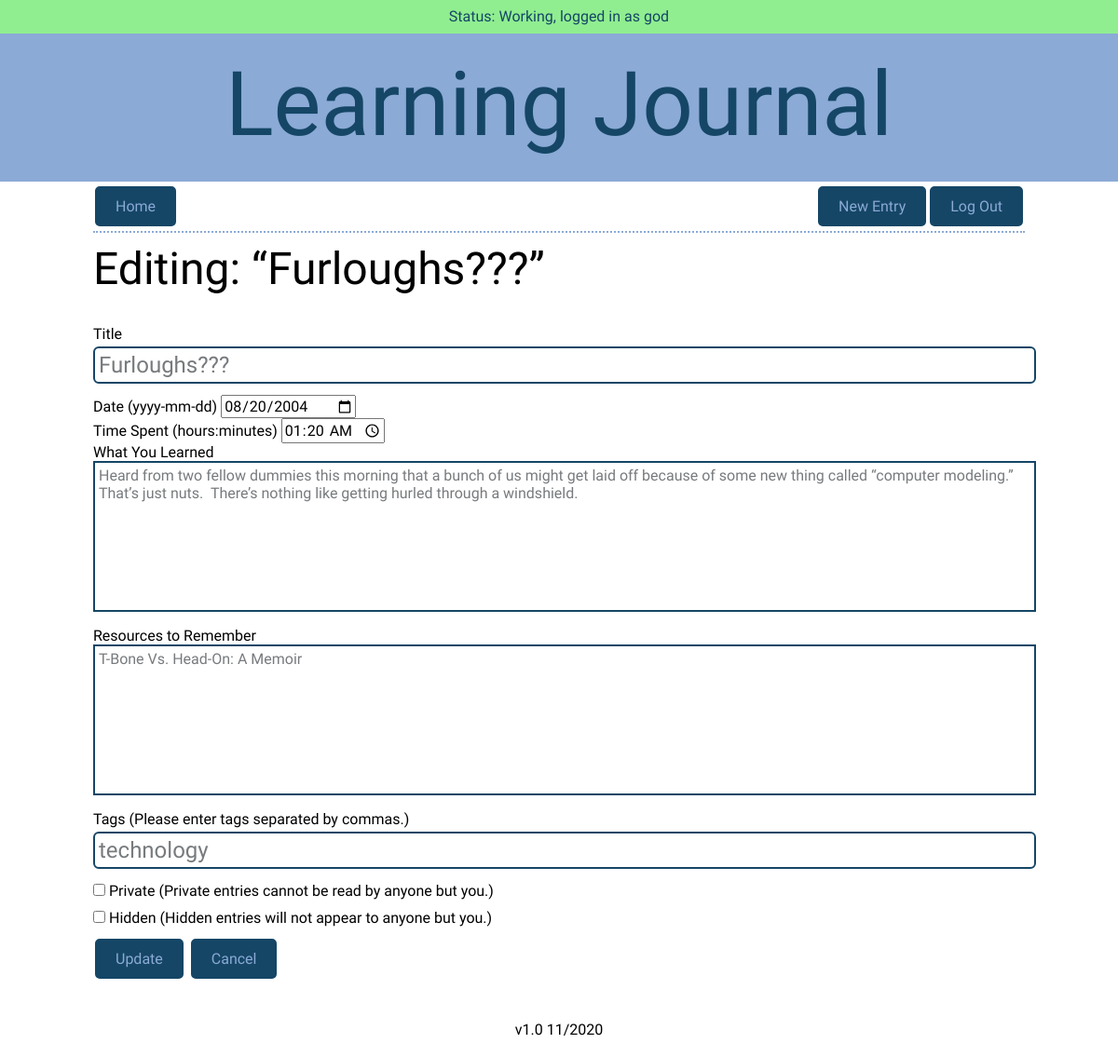
Page /entries/3/edit (signed in) on the committed database.
### models.py (models this page shows, shortened)
class User(UserMixin, Model):
    id = AutoField()
    username = CharField(unique=True)
    password = CharField(max_length=100)
    god = BooleanField(default=False)
    class Meta:
        database = DATABASE

class Entry(Model):
    id = AutoField()
    user = ForeignKeyField(User, backref="entries")
    title = CharField(max_length=256)
    date = DateField(default=datetime.date.today)
    time_spent = TimeField()
    learned = TextField()
    resources = TextField()
    tags = CharField(max_length=256)
    private = BooleanField(default=False)
    hidden = BooleanField(default=False)
    class Meta:
        database = DATABASE

### app.py (the view, shortened to what this page needs)
@app.route("/entries/<int:entry_id>/edit", methods=("GET", "POST"))
def edit_entry(entry_id):
    global last_route, cur_user, cur_entry, cur_tag
    last_route = "edit_entry"
    cur_user = None
    cur_entry = entry_id
    cur_tag = None
    if not current_user.is_authenticated:
        return redirect(url_for("login"))
    user = g.user._get_current_object()  # noqa (accessing private method)
    try:
        entry = models.Entry.get(models.Entry.id == entry_id)
        if (user != entry.user and user.god == False):  # noqa
            raise models.DoesNotExist
    except models.DoesNotExist:
        get_flashed_messages()
        flash("Cannot edit entry.", "error")
        return redirect(url_for("show_entry", entry_id=entry_id))
    form = forms.EntryForm()
    old_tags = []
    if request.method == "GET":
        old_tags = entry.tags
        form.title.data = entry.title
        form.date.data = entry.date
        form.time_spent.data = entry.time_spent
        form.learned.data = entry.learned
        form.resources.data = entry.resources
        form.tags.data = entry.tags
        form.private.data = entry.private
        form.hidden.data = entry.hidden
    return render_template(
        "form.html", button="Update", form=form, cancel_url=get_last_route())

### forms.py
class EntryForm(FlaskForm):
    title = StringField("Title", validators=[InputRequired()])
    date = DateField(
        "Date",
        default=datetime.datetime.today,
        description=" (yyyy-mm-dd)")
    time_spent = TimeField(
        "Time Spent",
        description=" (hours:minutes)")
    learned = TextAreaField("What You Learned", validators=[InputRequired()])
    resources = TextAreaField("Resources to Remember")
    tags = StringField("Tags",
                       description=" (Please enter tags separated by commas.)")
    private = BooleanField("Private", default=False,
                           description=" (Private entries cannot be read by "
                                       "anyone but you.)")
    hidden = BooleanField("Hidden", default=False,
                          description=" (Hidden entries will not appear to "
                                      "anyone but you.)")

### app.py (called while the page is built)
@login_manager.user_loader
def load_user(userid):
    try:
        return models.User.get(models.User.id == userid)
    except models.DoesNotExist:
        return None

@app.before_request
def before_request():
    g.db = models.DATABASE
    g.db.connect()
    g.user = current_user

@app.after_request
def after_request(response):
    g.db.close()
    return response

def get_last_route():
    if last_route is None:
        return url_for("index")
    elif last_route in ["user_entries"]:
        return url_for(last_route, user=cur_user)
    elif last_route in ["show_entry", "edit_entry", "delete_entry"]:
        return url_for(last_route, entry_id=cur_entry)
    elif last_route in ["show_tag"]:
        return url_for(last_route, tag=cur_tag)
    else:
        return url_for(last_route)

### templates/form.html (shortened to what this page needs)
{% extends "layout.html" %}
{% from "macros.html" import nav_bar with context %}
{% block nav %}
    {{ nav_bar(False) }}
{% endblock %}
{% block content %}
    {% if button == "Update" %}
        <h2>Editing: “{{ form.title.data }}”</h2>
    {% endif %}
    <form method="POST" action="" class="form">
        {% for field in form %}
            <div class="field-{{ field.name }}">
                {% if field.type == "BooleanField" %}
                <label for="{{ field.name }}">{{ field(placeholder=field.label.text) }} {{ field.label }} {{ field.description }}</label>
                {% else %}
                    {% if field.id != "csrf_token" %}
                        {{ field.label }} {{ field.description }}
                    {% endif %}
                    {{ field(placeholder=field.label.text) }}
                {% endif %}
            </div>
        {% endfor %}
        <button type="submit" id="submit">{{ button }}</button>
        <a class="button" href="{{ cancel_url }}">Cancel</a>
    </form>
{% endblock %}

### templates/layout.html (shortened to what this page needs)
<!DOCTYPE html>
<html lang="en">
    <head>
        <link href="https://fonts.googleapis.com/css2?family=Asap:ital@0;1&display=swap" rel="stylesheet">        <link rel="stylesheet" href="/static/css/normalize.css">
        <link rel="stylesheet" href="/static/css/site.css">
    </head>
    <body>
        <header>
        <div class="container">
            <div class="messages">
                {% with messages = get_flashed_messages(with_categories=True) %}
                    {% if messages %}
                        {% for category, message in messages %}
                            <div class="notification {{ category }}">{{ message }}</div>
                        {% endfor %}
                    {% else %}
                            <div class="notification success">Status:  Working,
                                {% if current_user.is_authenticated %}
                                    logged in as {{ current_user.username }}
                                {% else %}
                                    not logged in
                                {% endif %}
                            </div>
                    {% endif %}
                {% endwith %}
            </div>
        </div>
            <h1>Learning Journal</h1>
        </header>
        <section>
            {% block nav %}
            {% endblock %}
        </section>
        <section>
            {% block content %}
            {% endblock %}
        </section>
        <footer>
            v1.0 11/2020
        </footer>
    </body>
</html>

### static/css/site.css (style rules this page uses)
html { margin-left: calc(100vw - 100%); }
body { font-size: 16px; font-family: 'Asap', sans-serif; font-weight: 400 color: #404a49; }
section { max-width: 1000px; margin: auto; }
header { margin: 0 -1%; padding-bottom: 6px; text-align: center; color: #154666; background: #8baad6; }
a:link { text-decoration: none; }
.button { background-color: #154666; color: #8baad6; margin: 5px 2px; border: 2px solid #154666; border-radius: 5px; padding: 10px 20px; text-align: center; text-decoration: none; display: inline-block; }
h1 { font-size: 96px; font-family: "Sarina", cursive; font-weight: 400; line-height: 25%; }
h2 { font-size: 48px; font-family: 'Hammersmith One', sans-serif; font-weight: 400; line-height: 0; }
.messages { height: 36px; background: #90ee90; }
.notification { padding: 8px; }
.success { background: #90ee90; }
footer { padding: 20px; text-align: center; }
form { margin: 0; padding: 20px 0; }
input[type=text], [type=password] { width: 100%; border: 2px solid #154666; border-radius: 6px; outline: 0; background: #fff; padding: 4px; margin: 4px 0 12px; color: #777B7E; font-size: 24px;; }
input[type=checkbox] { margin: 4px 0 12px; }
textarea { width: 100%; height: 150px; border: 2px solid #154666; border-radius 8px; outline: 0; background: #fff; padding: 4px; margin: 0 0 12px; color: #777B7E; resize: none }
button { background-color: #154666; color: #8baad6; margin: 5px 2px; border: 2px solid #154666; border-radius: 5px; padding: 10px 20px; text-align: center; text-decoration: none; display: inline-block; }

### rows in the picture
User: username "god"
Entry: title.data "Furloughs???", title "Furloughs???" "08/20/2004" "01:20" "Heard from two fellow dummies this morning that a bunch of us might get laid off because of some new thing called “computer modeling.” That’s just nuts. There’s nothing like getting hurled through a windshield." "T-Bone Vs. Head-On: A Memoir" "technology"

### other values in the picture
{{ field.label }} "Title" "Date" "Time Spent" "What You Learned" "Resources to Remember" "Tags"
{{ field.description }} "(yyyy-mm-dd)" "(hours:minutes)" "(Please enter tags separated by commas.)"
{{ field.label }} "Private" "Hidden"
{{ field.description }} "(Private entries cannot be read by anyone but you.)" "(Hidden entries will not appear to anyone but you.)"
{{ button }} "Update"
